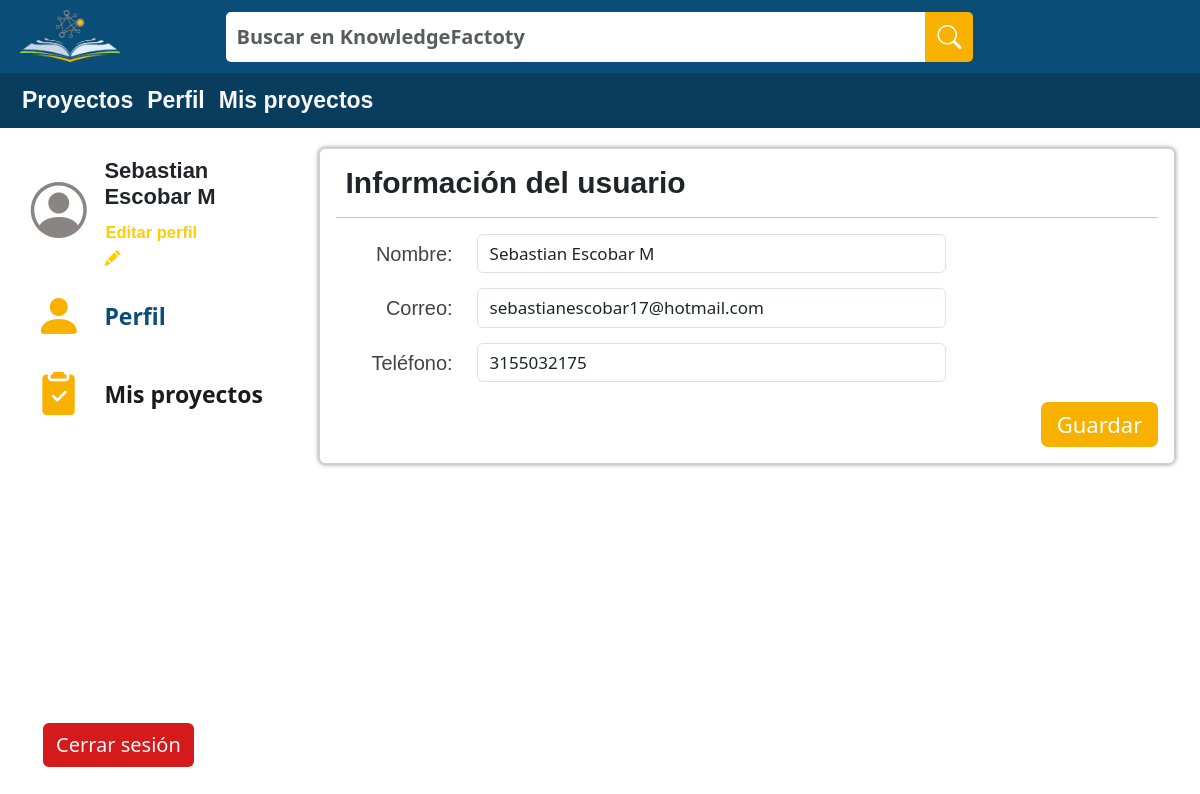
/EditarPerfil/ (signed in), run on the app's committed database.
### test_app/models.py (models this page shows, shortened)
class User(AbstractBaseUser, PermissionsMixin):
    cc = models.CharField(auto_created=False, primary_key=True, serialize=False, verbose_name='CC', max_length=10)
    fullname = models.CharField(max_length=50)
    phoneNumberU = models.CharField(max_length=15)
    email = models.EmailField(max_length=100, verbose_name="email", unique=True)
    password = models.CharField(max_length=100)
    birthday = models.DateField()
    is_staff = models.BooleanField(default=True) #esto es necesario para el login. Aunque podemos ignorarlo en el modelo de datos.
    is_active = models.BooleanField(default=True) #esto es necesario para el login. Aunque podemos ignorarlo en el modelo de datos.
    is_superuser = models.BooleanField(default=False) #esto es necesario para el login. Aunque podemos ignorarlo en el modelo de datos.
    objects = CustomUserManager()
    USERNAME_FIELD = 'email'
    REQUIRED_FIELDS = ['cc', 'fullname', 'phoneNumberU', 'password', 'birthday']
    class Meta:
        verbose_name = 'User'
        verbose_name_plural = 'Users'

### test_app/views.py (the view, shortened to what this page needs)
# urls.py: path('EditarPerfil/',views.EditProfileView.as_view(), name="editProfile"),
class EditProfileView(TemplateView):
    template_name="test_app/EditProfile.html"
    def get(self, req):
        user=get_object_or_404(User,pk=req.user.cc)
        if Company.objects.filter(user=user.cc).count(): # Si el usuario tiene empresa asociada se hace get de la company y del form correspondiente
            company=get_object_or_404(Company,user=req.user.cc)
            formC=editCompanyForm(instance=company)
        else:
            company=None
            formC=None
        formU=editProfileForm(instance=user)
        return render(req, 'test_app/EditProfile.html', {'user':user,'company':company, 'formU':formU, 'formC':formC})

### test_app/forms.py
class editProfileForm(ModelForm):
    class Meta:
        model=User
        fields=['fullname', 'email', 'phoneNumberU']
        widgets = {
            'fullname': TextInput(attrs={
                'class': "form-control",
                'style': 'max-width: 500px; font-size: 17px;'
                }),
            'email': EmailInput(attrs={
                'class': "form-control",
                'style': 'max-width: 500px; font-size: 17px;'
                }),
            'phoneNumberU': TextInput(attrs={
                'class': "form-control",
                'style': 'max-width: 500px; font-size: 17px;'
                })
        }

### test_app/templates/test_app/EditProfile.html (shortened to what this page needs)
{% extends 'test_app/base.html' %}
{% load static %}
{% block content %}
<!DOCTYPE html>
<html lang="en">
<head>
    <link href="https://cdn.jsdelivr.net/npm/bootstrap@5.3.0-alpha2/dist/css/bootstrap.min.css" rel="stylesheet">
    <link rel="stylesheet" href="https://cdn.jsdelivr.net/npm/bootstrap-icons@1.10.3/font/bootstrap-icons.css">
    <link rel="stylesheet" href='{% static "CSS/styleEditProfile.css" %}'>
</head>
<body>
    <header class="container-fluid text-center" style="padding: 10px;  background-color: #0A4D77;">
        <div class="row align-items-center" style="padding-left: 10px; padding-right: 10px;">
          <div class="col-2 image_locate">
            <img src='{% static "/Images/Logo_DreamsBank.png" %}' alt="Logo de DreamsBank" style="width: 100px;">
          </div>
          <div class="col-8 items_search_locate" style="display: flex; justify-content: center;">
            <form class="form-inline">
              <div class="input-group" style="flex-shrink: 0;">
                <input id="input_search" type="text" class="form-control" placeholder="Buscar en KnowledgeFactoty" style="width: 700px;">
                <div class="input-group-append">
                  <button class="btn btn-secondary" type="button" style="background-color: #F9B100; border: 0; border-radius: 0px ; border-top-right-radius: 5px; border-bottom-right-radius: 5px; width: 100%; height: 100%;">
                    <i class="bi bi-search" style="font-size: 1.5em;"></i>
                  </button>
                </div>
              </div>
            </form>
          </div>
        </div>
      </header>
      <header class="row-fluid text-center" style="padding: 10px; padding-left: 15px; padding-right: 15px; background-color: #093D5E;">
        <div class="menu-bar">
          <a href="{% url 'homePage' %}" class="menu-item">Proyectos</a>
          <a href="{% url 'profile' %}" class="menu-item">Perfil</a>
          <a href="{% url 'profileMeeting' %}" class="menu-item">Mis proyectos</a>
          </div>
      </header>
    <div class="PrimaryBox" id="Box">
      <div class="container-fluid" style="padding: 10px; padding-top: 20px; padding-bottom: 20px">
        <div class="row" style="padding-left: 15px; padding-right: 15px; padding-bottom: 25px;">
          <div class="col-3" style="margin: 0px; justify-content: space-between;">
            <div class="row" style="margin: 0px; margin-bottom: 10px;">
              <div class="col-3" style="display: flex ;align-items: center; justify-content:center ;">
                <i class="bi bi-person-circle" style="color: #8a8484; font-size: 3.5em;"></i>
              </div>
              <div class="col-9" style="display: flex; align-items: center,start; justify-content: left ;flex-direction: column; padding-top: 10px;">
                <div class="row" style="flex: 1; align-items: end;">
                  <h5 style="font-family: 'Roboto Flex', 'Arial', 'sans-serif'; font-weight: bold; font-size: 22px;">{{user.fullname}}</h5>
                </div>
                <div class="row" style="flex: 1;align-items: start; display: flex;">
                  <div class="col-8" style="align-items: start">
                    <a href="{% url "profile" %}" target="_self" class="btn btn-link" style="font-family: 'Roboto Flex', 'Arial', 'sans-serif'; font-weight: bold; color: #ffcd00; text-decoration: none; font-size: 16.5px; width: fit-content; padding: 0px;">Editar perfil</a>
                    <a href="{% url "profile" %}" target="_self" class="bi bi-pencil-fill" style="color: #ffcd00;"></a>
                  </div>
                </div>
              </div>
            </div>
            <div class="row" style="margin: 0px; margin-bottom: 10px;">
              <div class="col-3"  style="display: flex ;align-items: center; justify-content:center ;">
                <a href="{% url "profile" %}" target="_self" class="bi bi-person-fill" style="color: #F9B100; font-size: 3.0em;"></a>
              </div>
              <div class="col" style="align-items: center; display: flex;">
                <a href="{% url "profile" %}" target="_self" style="color: #0A4D77; font-size: 23px; text-decoration: none; font-weight: bold;">Perfil</a>
              </div>
            </div>
            <div class="row" style="margin: 0px; margin-bottom: 10px;">
              <div class="col-3"  style="display: flex ;align-items: center; justify-content:center ;">
                <a href="{% url "profileMeeting" %}" target="_self" class="bi bi-clipboard2-check-fill" style="color: #F9B100; font-size: 2.7em;"></a>
              </div>
              <div class="col" style="align-items: center; display: flex;">
                <a href="{% url "profileMeeting" %}" target="_self" style="color: #1b1b1c; font-size: 23px; text-decoration: none; font-weight: bold;">Mis proyectos</a>
              </div>
            </div>
            <div class="col" style="display: flex;align-items: end;height: 330px;padding-left: 30px;">
              <div class="row" style="text-align: end; align-items: end; display: flex;">
                <a href="{% url 'signin' %}" id="btn_lgout" class="btn btn-link" style="font-size: 20px;">Cerrar sesión</a>
              </div>
            </div>
          </div>
          <div class="col-9">
            <form method="POST">
              <div class="card" style="width: 100%; box-shadow: 0px 0px 5px rgba(0, 0, 0, 0.5);">
                <div class="card-body">
                  <h5 class="card-title">Información del usuario</h5>
                  <hr>
                    <div class="fieldWrapper">
                      <div class="row" style="margin-bottom: 15px;">
                        <div class="col-2" style="display: flex;justify-content: right;align-items:center">
                          <p for="{{ formU.fullname.id_for_label}}" class="card-text">Nombre:</p>
                        </div>
                        <div class="col-7">
                          {{ formU.fullname }}
                        </div>
                      </div>
                    </div>
                    <div class="fieldWrapper">
                      <div class="row" style="margin-bottom: 15px;">
                        <div class="col-2" style="display: flex;justify-content: right;align-items:center">
                          <p for="{{ formU.email.id_for_label}}" class="card-text">Correo:</p>
                        </div>
                        <div class="col-7">
                          {{ formU.email }}
                        </div>
                      </div>
                    </div>
                    <div class="fieldWrapper">
                      <div class="row" style="margin-bottom: 20px;">
                        <div class="col-2" style="display: flex;justify-content: right;align-items:center">
                          <p for="{{ formU.phoneNumberU.id_for_label}}" class="card-text">Teléfono:</p>
                        </div>
                        <div class="col-7">
                          {{ formU.phoneNumberU }}
                        </div>
                      </div>
                    </div>
                  <div class="row" style="display: flex; align-items: center; justify-content: right;">
                    <div class="col-2">
                      <button target="_self" class="btn btn-warning btn-saveEdit">
                        Guardar
                      </button>
                    </div>
              </div>
            </form>
          </div>
</body>
</html>
{% endblock %}

### test_app/static/CSS/styleEditProfile.css (style rules this page uses)
* { margin: 0; padding: 0; box-sizing: border-box; text-decoration: none; }
.image_locate { text-align: left; }
.items_search_locate { text-align: center; align-self: center; }
#input_search { height: 50px; border: 0px; border-top-left-radius: 5px; border-bottom-left-radius: 5px; color: #525151; font-weight: bold; padding-left: 10px; padding-right: 10px; font-size: 20px; text-align: left; }
.menu-bar { display: flex; flex-direction: row; flex-wrap: wrap; overflow: hidden; justify-content:left; align-items: center; }
header div a { display: flex; align-self: center; justify-content: center; }
.menu-item { color: #fff; list-style: none; margin-right: 7px; margin-left: 7px; text-decoration: none; font-size: 23px; font-weight: bold; color: #F8F8F8; font-family: "Roboto Flex", "Arial", sans-serif; }
#btn_lgout { background-color: #d41a1a; text-align: center; width: 100%; text-decoration: none; font-size: 20px; color: #F8F8F8; }
.card-title { font-size: 30px; font-weight: bold; font-family: 'Roboto Flex', 'Arial', 'sans-serif'; padding-left: 10px; }
.card-text { color: #454343; font-family: 'Roboto Flex', 'Arial', 'sans-serif'; font-size: 20px; }
.btn-saveEdit { width: 100%; height: 100%; background-color: #F9B100; border-radius: 7px; border: 0px; text-align: center; color: white; font-size: 22px; text-decoration: none; }

### data on the page
User: fullname "Sebastian Escobar M", email "sebastianescobar17@hotmail.com", phoneNumberU "3155032175"
